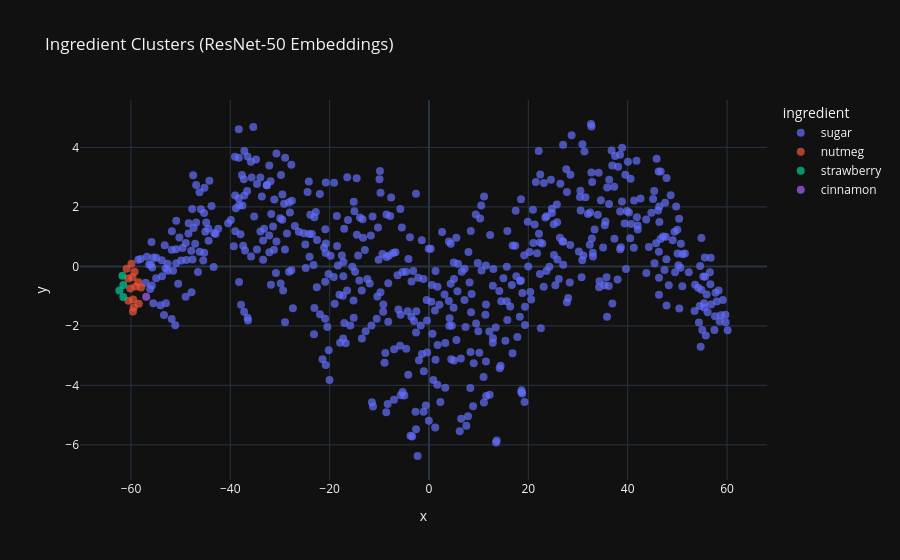

The cell this chart's notebook holds for it:
### Code cell
from sklearn.manifold import TSNE
import plotly.express as px
tsne = TSNE(n_components=2, perplexity=30, init='pca', learning_rate='auto', random_state=42)
projections = tsne.fit_transform(features)


df = pd.DataFrame({
    'x': projections[:, 0],
    'y': projections[:, 1],
    'ingredient': labels
})

fig = px.scatter(
    df, x='x', y='y', 
    color='ingredient',
    title='Ingredient Clusters (ResNet-50 Embeddings)',
    hover_name='ingredient',
    template='plotly_dark'
)

fig.update_traces(marker=dict(size=8, opacity=0.7))
fig.show()

### Figure 1 — Plotly figure (JSON) as saved in the notebook; plotly's stock layout.template omitted (floating-point values rounded to 4 significant figures; data arrays with more than 128 entries replaced by an {"elided": "..."} marker saying what was removed)
{"data": [{"hovertemplate": "<b>%{hovertext}</b><br><br>ingredient=sugar<br>x=%{x}<br>y=%{y}<extra></extra>", "hovertext": {"elided": "581 str values"}, "legendgroup": "sugar", "marker": {"color": "#636efa", "opacity": 0.7, "size": 8, "symbol": "circle"}, "mode": "markers", "name": "sugar", "orientation": "v", "showlegend": true, "type": "scatter", "x": {"elided": "581 float values"}, "xaxis": "x", "y": {"elided": "581 float values"}, "yaxis": "y"}, {"hovertemplate": "<b>%{hovertext}</b><br><br>ingredient=nutmeg<br>x=%{x}<br>y=%{y}<extra></extra>", "hovertext": ["nutmeg", "nutmeg", "nutmeg", "nutmeg", "nutmeg", "nutmeg", "nutmeg", "nutmeg", "nutmeg", "nutmeg", "nutmeg", "nutmeg", "nutmeg", "nutmeg"], "legendgroup": "nutmeg", "marker": {"color": "#EF553B", "opacity": 0.7, "size": 8, "symbol": "circle"}, "mode": "markers", "name": "nutmeg", "orientation": "v", "showlegend": true, "type": "scatter", "x": [-60.52, -57.96, -59.68, -59.26, -60.55, -60.15, -59.6, -59.53, -58.51, -60.87, -59.9, -58.43, -59.45, -59.08], "xaxis": "x", "y": [-1.156, -0.7132, -0.3662, -0.1779, -0.4082, -0.7437, -1.517, -1.109, -0.5303, -0.08052, 0.09291, -1.253, -1.382, -0.6738], "yaxis": "y"}, {"hovertemplate": "<b>%{hovertext}</b><br><br>ingredient=strawberry<br>x=%{x}<br>y=%{y}<extra></extra>", "hovertext": ["strawberry", "strawberry", "strawberry", "strawberry"], "legendgroup": "strawberry", "marker": {"color": "#00cc96", "opacity": 0.7, "size": 8, "symbol": "circle"}, "mode": "markers", "name": "strawberry", "orientation": "v", "showlegend": true, "type": "scatter", "x": [-62.34, -61.55, -61.73, -61.53], "xaxis": "x", "y": [-0.8069, -1.027, -0.3112, -0.6279], "yaxis": "y"}, {"hovertemplate": "<b>%{hovertext}</b><br><br>ingredient=cinnamon<br>x=%{x}<br>y=%{y}<extra></extra>", "hovertext": ["cinnamon"], "legendgroup": "cinnamon", "marker": {"color": "#ab63fa", "opacity": 0.7, "size": 8, "symbol": "circle"}, "mode": "markers", "name": "cinnamon", "orientation": "v", "showlegend": true, "type": "scatter", "x": [-56.92], "xaxis": "x", "y": [-1.019], "yaxis": "y"}], "layout": {"autosize": true, "legend": {"title": {"text": "ingredient"}, "tracegroupgap": 0}, "title": {"text": "Ingredient Clusters (ResNet-50 Embeddings)"}, "xaxis": {"anchor": "y", "autorange": true, "domain": [0, 1], "range": [-69.59, 67.38], "title": {"text": "x"}, "type": "linear"}, "yaxis": {"anchor": "x", "autorange": true, "domain": [0, 1], "range": [-7.261, 5.674], "title": {"text": "y"}, "type": "linear"}}}
